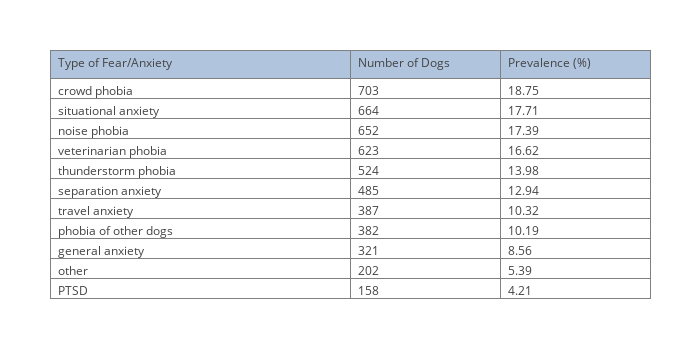

Notebook cell for this chart:
### Markdown cell above
### Fear/Anxiety

### Code cell
# Create the necessary dataframe.
fields = 'q04_1, q04_2, q04_3, q04_4, q04_5, q04_6, q04_7, q04_8, q04_9, q04_10, q04_11'
labels = ['thunderstorm phobia', 'noise phobia', 'crowd phobia', 'phobia of other dogs', 
          'PTSD', 'general anxiety', 'situational anxiety', 'veterinarian phobia',
          'separation anxiety', 'travel anxiety', 'other']
df = createDataFrame(DOG_TABLE, fields, labels, filtered=True)

# Get individual behavior problem counts and display as a table.
sums = df.sum()
sums = sums.sort_values(ascending=False)

# Calculate the prevalence of each behavior problem.
prevalence_cal = lambda x: (x / total_dogs) * 100
prevalences = sums.apply(prevalence_cal)

# Get individual behavior problem counts and display as a table.
trace = go.Table(
    columnwidth = [200, 100, 100],
    header=dict(values=['Type of Fear/Anxiety', 'Number of Dogs', 'Prevalence (%)'],
                fill = dict(color='#B0C4DE'),
                align = ['left'] * 5),
    cells=dict(values=[sums.index.values, sums.values, prevalences.values],
               align = ['left'] * 5,
               format = [None, 'd', '.2f']))

data = [trace] 
layout = go.Layout(width=700, height=350, margin=go.Margin(l=50, r=50, b=50, t=50, pad=4))
fig = dict(data=data, layout=layout)
py.iplot(fig)

### Figure 1 — Plotly figure (JSON) as saved in the notebook; plotly's stock layout.template omitted (floating-point values rounded to 4 significant figures)
{"data": [{"cells": {"align": ["left", "left", "left", "left", "left"], "format": [null, "d", ".2f"], "values": [["crowd phobia", "situational anxiety", "noise phobia", "veterinarian phobia", "thunderstorm phobia", "separation anxiety", "travel anxiety", "phobia of other dogs", "general anxiety", "other", "PTSD"], [703, 664, 652, 623, 524, 485, 387, 382, 321, 202, 158], [18.75, 17.71, 17.39, 16.62, 13.98, 12.94, 10.32, 10.19, 8.562, 5.388, 4.214]]}, "columnwidth": [200, 100, 100], "header": {"align": ["left", "left", "left", "left", "left"], "fill": {"color": "#B0C4DE"}, "values": ["Type of Fear/Anxiety", "Number of Dogs", "Prevalence (%)"]}, "type": "table"}], "layout": {"height": 350, "margin": {"b": 50, "l": 50, "pad": 4, "r": 50, "t": 50}, "width": 700}}
